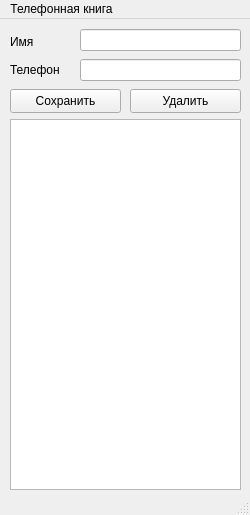
<?xml version="1.0" encoding="UTF-8"?>
<ui version="4.0">
 <class>MainWindow</class>
 <widget class="QMainWindow" name="MainWindow">
  <property name="geometry">
   <rect>
    <x>0</x>
    <y>0</y>
    <width>250</width>
    <height>515</height>
   </rect>
  </property>
  <property name="windowTitle">
   <string>Телефонная книга</string>
  </property>
  <widget class="QWidget" name="centralwidget">
   <widget class="QLineEdit" name="nameField">
    <property name="geometry">
     <rect>
      <x>80</x>
      <y>10</y>
      <width>161</width>
      <height>22</height>
     </rect>
    </property>
   </widget>
   <widget class="QLabel" name="label">
    <property name="geometry">
     <rect>
      <x>10</x>
      <y>15</y>
      <width>49</width>
      <height>16</height>
     </rect>
    </property>
    <property name="text">
     <string>Имя</string>
    </property>
   </widget>
   <widget class="QLabel" name="label_2">
    <property name="geometry">
     <rect>
      <x>10</x>
      <y>40</y>
      <width>49</width>
      <height>21</height>
     </rect>
    </property>
    <property name="text">
     <string>Телефон</string>
    </property>
   </widget>
   <widget class="QLineEdit" name="phoneField">
    <property name="geometry">
     <rect>
      <x>80</x>
      <y>40</y>
      <width>161</width>
      <height>22</height>
     </rect>
    </property>
   </widget>
   <widget class="QPushButton" name="saveButton">
    <property name="geometry">
     <rect>
      <x>10</x>
      <y>70</y>
      <width>111</width>
      <height>24</height>
     </rect>
    </property>
    <property name="text">
     <string>Сохранить</string>
    </property>
   </widget>
   <widget class="QPushButton" name="deleteButton">
    <property name="geometry">
     <rect>
      <x>130</x>
      <y>70</y>
      <width>111</width>
      <height>24</height>
     </rect>
    </property>
    <property name="text">
     <string>Удалить</string>
    </property>
   </widget>
   <widget class="QTableView" name="tableView">
    <property name="geometry">
     <rect>
      <x>10</x>
      <y>100</y>
      <width>231</width>
      <height>371</height>
     </rect>
    </property>
   </widget>
  </widget>
  <widget class="QMenuBar" name="menubar">
   <property name="geometry">
    <rect>
     <x>0</x>
     <y>0</y>
     <width>250</width>
     <height>22</height>
    </rect>
   </property>
   <widget class="QMenu" name="menu">
    <property name="title">
     <string>Телефонная книга</string>
    </property>
   </widget>
   <addaction name="menu"/>
  </widget>
  <widget class="QStatusBar" name="statusbar"/>
 </widget>
 <resources/>
 <connections/>
</ui>
